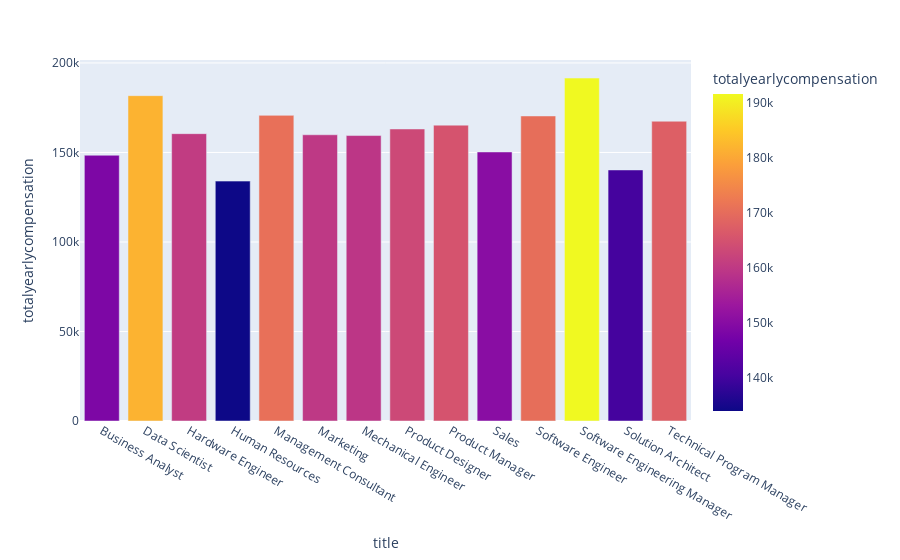

Notebook code for this chart:
### Code cell
px.bar(df_bar, x=df_bar.index, y='totalyearlycompensation',color="totalyearlycompensation")

### Figure 1 — Plotly figure (JSON) as saved in the notebook; plotly's stock layout.template omitted (floating-point values rounded to 4 significant figures)
{"data": [{"alignmentgroup": "True", "hovertemplate": "title=%{x}<br>totalyearlycompensation=%{marker.color}<extra></extra>", "legendgroup": "", "marker": {"color": [148500.0, 181700.0, 160500.0, 134000, 170700.0, 159900.0, 159500.0, 163100.0, 165300.0, 150300.0, 170400.0, 191600.0, 140200.0, 167500.0], "coloraxis": "coloraxis", "pattern": {"shape": ""}}, "name": "", "offsetgroup": "", "orientation": "v", "showlegend": false, "textposition": "auto", "type": "bar", "x": ["Business Analyst", "Data Scientist", "Hardware Engineer", "Human Resources", "Management Consultant", "Marketing", "Mechanical Engineer", "Product Designer", "Product Manager", "Sales", "Software Engineer", "Software Engineering Manager", "Solution Architect", "Technical Program Manager"], "xaxis": "x", "y": [148500.0, 181700.0, 160500.0, 134000, 170700.0, 159900.0, 159500.0, 163100.0, 165300.0, 150300.0, 170400.0, 191600.0, 140200.0, 167500.0], "yaxis": "y"}], "layout": {"barmode": "relative", "coloraxis": {"colorbar": {"title": {"text": "totalyearlycompensation"}}, "colorscale": [[0, "#0d0887"], [0.1111, "#46039f"], [0.2222, "#7201a8"], [0.3333, "#9c179e"], [0.4444, "#bd3786"], [0.5556, "#d8576b"], [0.6667, "#ed7953"], [0.7778, "#fb9f3a"], [0.8889, "#fdca26"], [1, "#f0f921"]]}, "legend": {"tracegroupgap": 0}, "margin": {"t": 60}, "xaxis": {"anchor": "y", "domain": [0, 1], "title": {"text": "title"}}, "yaxis": {"anchor": "x", "domain": [0, 1], "title": {"text": "totalyearlycompensation"}}}}
